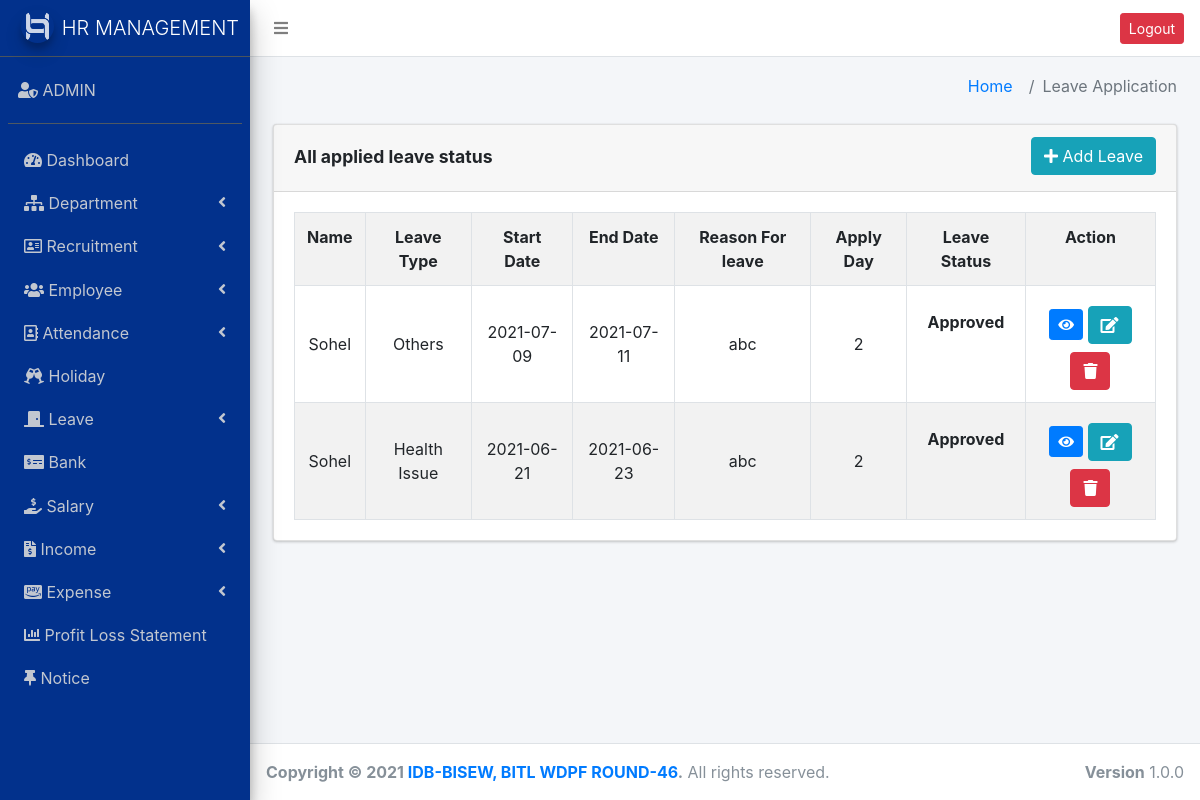
/leaveApplication.php (signed in), run on the app's committed database.
### tables this page shows
CREATE TABLE `leave_application` (
  `applicationID` int(11) NOT NULL,
  `empID` int(11) NOT NULL,
  `typeID` int(11) NOT NULL,
  `start_date` date NOT NULL,
  `end_date` date NOT NULL,
  `comment` text NOT NULL,
  `status` enum('applied','approved','rejected') NOT NULL
);

CREATE TABLE `employee` (
  `empID` int(11) NOT NULL,
  `dptID` int(11) NOT NULL,
  `name` varchar(255) NOT NULL,
  `email` varchar(255) NOT NULL,
  `phone` varchar(20) NOT NULL,
  `dob` date NOT NULL,
  `gender` enum('male','female') NOT NULL,
  `address` text NOT NULL,
  `photo` varchar(255) NOT NULL,
  `hire_date` date NOT NULL,
  `designation` int(11) NOT NULL,
  `basic_salary` decimal(10,2) NOT NULL,
  `password` text NOT NULL
);

CREATE TABLE `leave_type` (
  `typeID` int(11) NOT NULL,
  `title` varchar(255) NOT NULL,
  `allowed_leave` int(11) NOT NULL
);

### leaveApplication.php (the view, shortened to what this page needs)
<?php
$page = "Leave Application";
require_once("header.php");
require_once("sidebar.php"); ?>
<section class="content-header">
  <div class="container-fluid">
    <div class="row mb-2">
      <div class="col-sm-6">
      </div>
      <div class="col-sm-6">
        <ol class="breadcrumb float-sm-right">
          <li class="breadcrumb-item"><a href="#">Home</a></li>
          <li class="breadcrumb-item active"><?php echo $page; ?></li>
        </ol>
      </div>
    </div>
  </div>
</section>
<section class="content">
  <div class="container-fluid">
    <div class="row">
      <div class="col-md-12">
        <div class="card">
          <div class="card-header">
            <h3 class="card-title text-bold" style="padding-top: 9px;">All applied leave status</h3>
            <div style="text-align: right;">
              <a href="add_leave_app.php" class="btn btn-md btn-info"><i class="fas fa-plus"></i> Add Leave</a>
            </div>
          </div>
          <div class="card-body">
            <table class="table table-bordered table-hover table-striped  " style="text-align: center;">
              <tr>
                <th>Name</th>
                <th>Leave Type</th>
                <th> Start Date</th>
                <th> End Date</th>
                <th>Reason For leave</th>
                <th>Apply Day</th>
                <th>Leave Status</th>
                <th>Action</th>
              </tr>
              <?php
              $all_leave = $conn->query("SELECT L.applicationID  ,employee.name AS EmployeeName, leave_type.title, leave_type.allowed_leave, L.start_date, L.end_date, L.comment, L.status, L.empID, L.typeID FROM `leave_application` AS L JOIN employee ON employee.empID = L.empID JOIN leave_type ON leave_type.typeID = L.typeID order by L.applicationID DESC");
              $all_fetch = $all_leave->fetch_all();
              foreach ($all_fetch as $key => $value) { ?>
                <tr>
                  <td class="align-middle"><?php echo $value[1]; ?></td>
                  <td class="align-middle"><?php echo $value[2]; ?></td>
                  <td class="align-middle"><?php echo $value[4]; ?></td>
                  <td class="align-middle"><?php echo $value[5]; ?></td>
                  <td class="align-middle"><?php echo $value[6]; ?></td>
                  <td class="align-middle">
                    <?php
                    $diff = abs(strtotime($value[5]) - strtotime($value[4]));
                    $years = floor($diff / (365 * 60 * 60 * 24));
                    $months = floor(($diff - $years * 365 * 60 * 60 * 24) / (30 * 60 * 60 * 24));
                    $days = floor(($diff - $years * 365 * 60 * 60 * 24 - $months * 30 * 60 * 60 * 24) / (60 * 60 * 24));
                    echo $days;
                    ?>
                  </td>
                  <td class="text-bold pt-4">
                    <div class="status<?php echo $value[0]; ?>">
                      <?php
                      if ($value[7] == "approved") {
                        echo "Approved";
                      }
                      ?>
                    </div>
                  </td>
                  <td class="align-middle">
                    <?php
                    if ($_SESSION['name'] !== "admin") { ?>
                      <a href="" title="preview" class=" btn btn-sm mt-2 btn-primary"> <i class="fas fa-eye"></i></a>
                      <a href="leaveApplicationEdit.php?eid=<?php echo $value[0]; ?>" title="Edit Leave" class=" btn btn-xs mt-2 btn-info"> <i class="fas fa-edit"> </i></a>
                      <a href="leaveApplication.php?id=<?php echo $value[0]; ?>" onclick="return confirm('are you sure?')" title="Delete" class="btn btn-xs mt-2 btn-danger"> <i class="fas fa-trash"> </i></a>
                    <?php
                    }
                    ?>
                  </td>
                </tr>
              <?php
              }
                $conn->query("DELETE FROM `leave_application` WHERE `applicationID` = $id"); ?>
            </table>
          </div>
        </div>
      </div>
    </div>
  </div>
</section>
<?php require("footer.php"); ?>

### data on the page
leave_application: empID.name "Sohel", typeID.title "Others", start_date "2021-07-09", end_date "2021-07-11", comment "abc", days "2", status "Approved"
leave_application: empID.name "Sohel", typeID.title "Health Issue", start_date "2021-06-21", end_date "2021-06-23", comment "abc", days "2", status "Approved"

### other printed values
$page "Leave Application"
